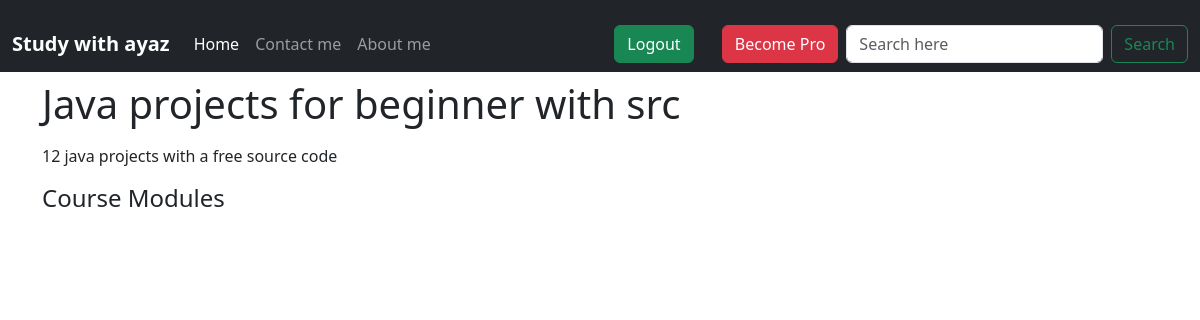
The page /course_details/java-projects-for-beginner-with-src/ (signed in) on the database its author committed.
### study/models.py (models this page shows, shortened)
class Courses(models.Model):
    courses_name = models.CharField(max_length = 100)
    courses_description = RichTextField()
    is_premium = models.BooleanField(default=False)
    course_image = models.ImageField(upload_to="courses")
    slug = models.SlugField(blank=True, unique=True)

### study/views.py (the view)
# urls.py: path('course_details/<slug>/', views.course_details, name='course_details'),
@login_required(login_url="/login")
def course_details(request, slug):
    course = Courses.objects.filter(slug=slug).first()
    course_modules = CourseModule.objects.filter(course=course)
    context = {"course":course,
               "course_modules" : course_modules,
               }
    return render(request,'course_details.html',context)

### study/templates/course_details.html (shortened to what this page needs)
{% extends 'base.html' %}
{% load embed_video_tags %}
{% block body %}
<div class="container mt-2">
  <h1>{{ course.courses_name }}</h1>
  <p>{{ course.courses_description | safe }}</p>
      <div class="col-md-4">
        <h4>Course Modules</h4>
{% endblock %}

### rows shown on the page
Courses: courses_name "Java projects for beginner with src", courses_description "12 java projects with a free source code"
